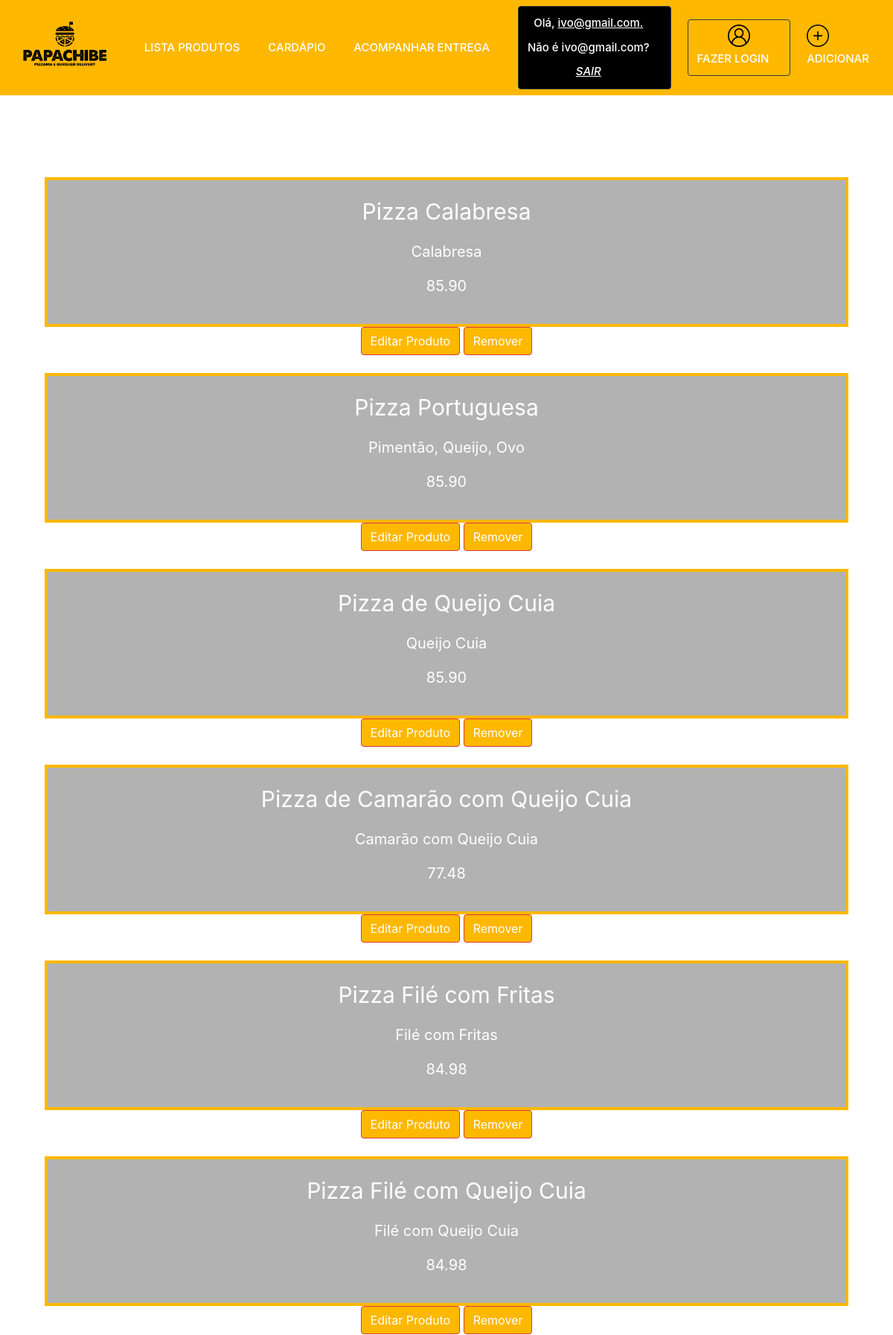
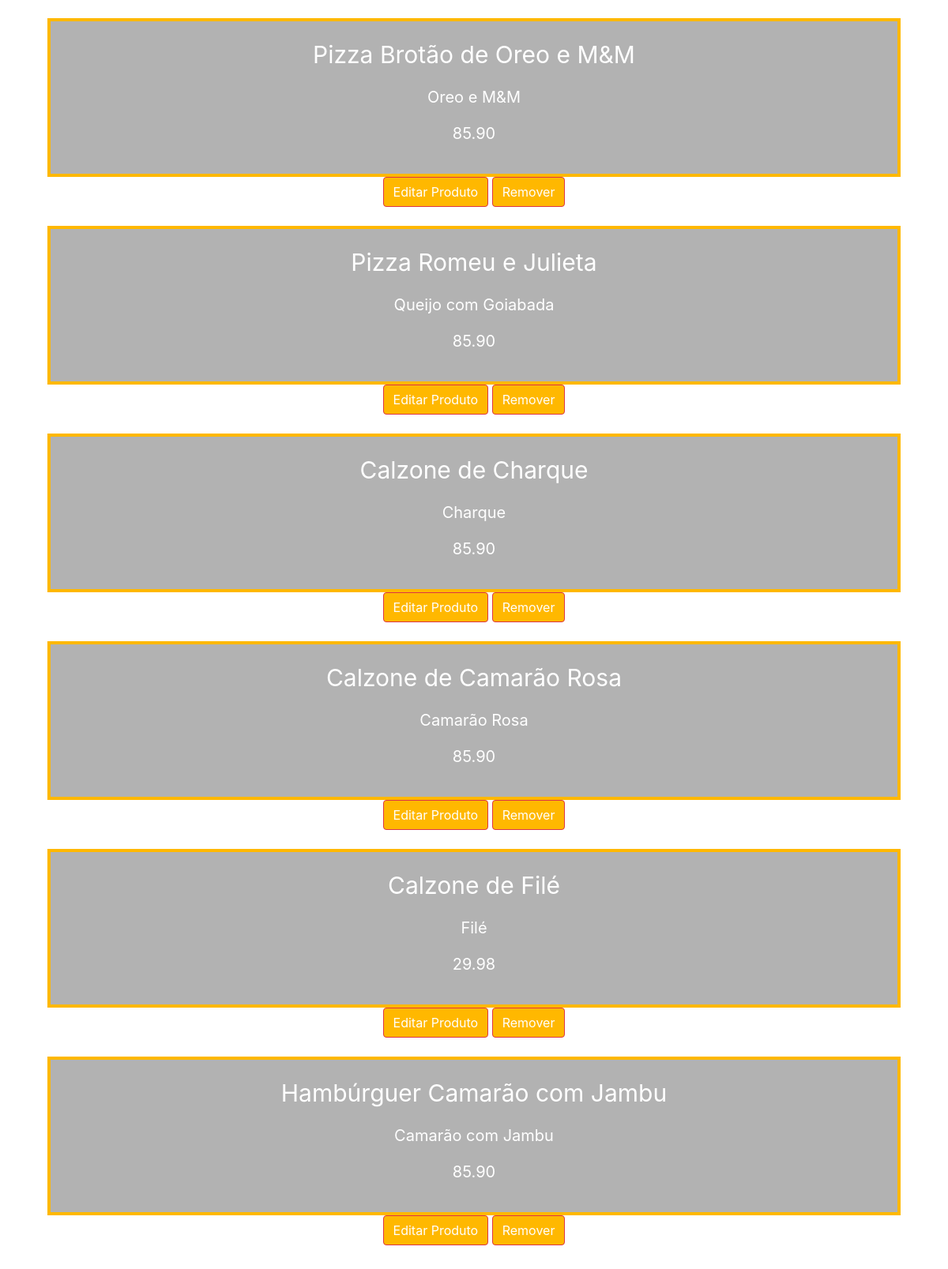
The app's page /listaProduto.php (signed in, upper part) with its own data (2 pictures, top to bottom).
### tables this page shows
create table tb_produto
(
	cdproduto int auto_increment primary key,
    nome varchar(100) not null,
    ingrediente varchar(120) not null,
    valor decimal(4,2) not null,
    categoriaid int,
    disponibilidade boolean default false not null
);

### bancoProduto.php (called while the page is built, shortened)
<?php
function listaProduto($conexao)
{
	$produtos = array();
	$query = "select * from tb_produto;";
	$resultado = mysqli_query($conexao, $query);
	while ($produto = mysqli_fetch_assoc($resultado)) {
		array_push($produtos, $produto);
	}
	return $produtos;
}

### listaProduto.php (the view, shortened to what this page needs)
<?php
include("navBar.php");
include("conexao.php");
include("bancoProduto.php");
?>
<h2 style="color: white">TODOS OS PRODUTOS</h2>
<br>
<?php
$produtos = listaProduto($conexao);
foreach($produtos as $produto) {
?>
<table>
    <div class="tableprod">
        <p class="title" style="font-size: 30px; color: white;"><?=$produto["nome"]?></p>
        <p class="title" style="font-size: 20px; color: white;"><?=$produto["ingrediente"]?></p>
        <p class="title" style="font-size: 20px; color: white;"><?=$produto["valor"]?></p>
    </div>
    <a href="produtoAlteraFormulario.php?cdproduto=<?=$produto['cdproduto']?>">
            <button class="btn btn-danger">Editar Produto</button>
          </a>
        <form action="logicaRemoveProduto.php" method="post">
            <button class="btn btn-danger">Remover</button>
		</form>
</table>
<br>
<?php
}
?>
<?php
include("rodape.php");

### navBar.php (style rules this page uses)
body { background-image: url('img/background.png'); }
.tableprod { background: rgba(0, 0, 0, 0.3); padding: 20px; border: 4px solid #FFB800; }
.btn-danger { background-color: #FFB800; }
table { text-align: left; }

### records on screen
tb_produto: nome "Pizza Calabresa", ingrediente "Calabresa", valor "85.90"
tb_produto: nome "Pizza Portuguesa", ingrediente "Pimentão, Queijo, Ovo", valor "85.90"
tb_produto: nome "Pizza de Queijo Cuia", ingrediente "Queijo Cuia", valor "85.90"
tb_produto: nome "Pizza de Camarão com Queijo Cuia", ingrediente "Camarão com Queijo Cuia", valor "77.48"
tb_produto: nome "Pizza Filé com Fritas", ingrediente "Filé com Fritas", valor "84.98"
tb_produto: nome "Pizza Filé com Queijo Cuia", ingrediente "Filé com Queijo Cuia", valor "84.98"
tb_produto: nome "Pizza Brotão de Oreo e M&M", ingrediente "Oreo e M&M", valor "85.90"
tb_produto: nome "Pizza Romeu e Julieta", ingrediente "Queijo com Goiabada", valor "85.90"
tb_produto: nome "Calzone de Charque", ingrediente "Charque", valor "85.90"
tb_produto: nome "Calzone de Camarão Rosa", ingrediente "Camarão Rosa", valor "85.90"
tb_produto: nome "Calzone de Filé", ingrediente "Filé", valor "29.98"
tb_produto: nome "Hambúrguer Camarão com Jambu", ingrediente "Camarão com Jambu", valor "85.90"

### other values on screen
funcionarioLogado() "ivo@gmail.com"
